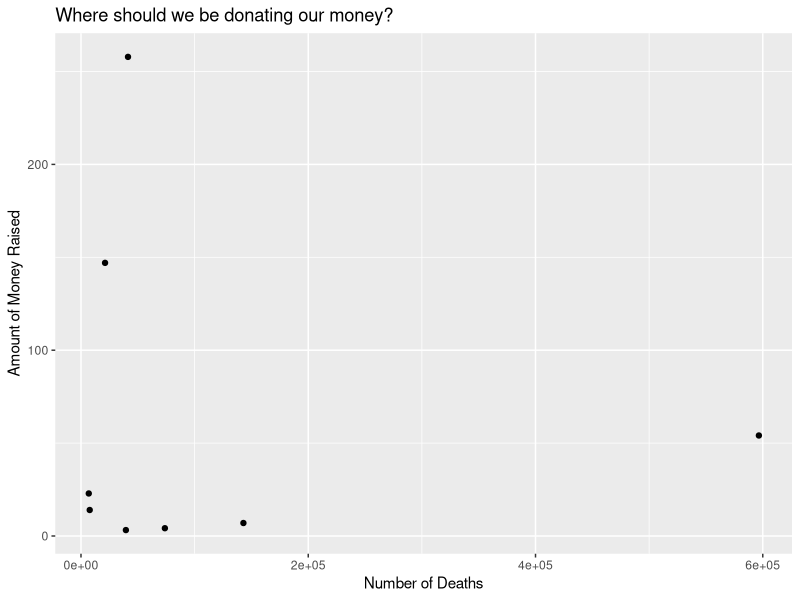

Generate this figure with R: (Note: this script raises an error after producing the figure.)
## ---- chunk 1
demo <- read.csv("Donation-Disease.csv", stringsAsFactor=F)
library(ggplot2)
qplot(demo$Death, demo$MoneyRaised,
      xlab = "Number of Deaths",
      ylab = "Amount of Money Raised",
      main = "Where should we be donating our money?")
## ---- chunk 2
IS <- InsectSprays
groups <- aggregate(IS$count ~ IS$spray, FUN = "mean")
groups
## ---- chunk 3
require("RColorBrewer")
color <- brewer.pal(11, "RdYlGn")
ggplot(IS, aes(x=count)) + geom_histogram(binwidth = 3, fill = color) + xlab("Number of bugs killed")
## ---- chunk 4
ggplot(data = IS, aes(x = count, fill = spray)) + geom_dotplot(binwidth = 1, dotsize = 0.9, stackdir = "centerwhole") + xlab("No. of bugs killed") + scale_y_continuous(name="Spray Count", breaks = NULL) + ggtitle("Sprays vs Bugs")
